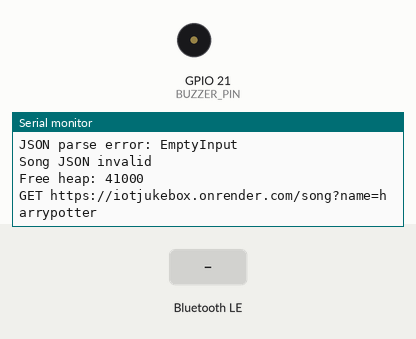
This sketch was run on a simulated ESP32. On the bench: buzzer (waves = sounding, pin HIGH), the last lines printed to the serial monitor. Inputs (shaded band) come from the test bench. WiFi joins after 1.5 s; servers stay silent unless stated; uploads are accepted with an empty reply; nothing arrives over Bluetooth unless stated; a phone connects over Bluetooth LE 3 s after start.

Above: at 2.7 s.
2.8 s: Bluetooth LE write "P" received
At 3.6 s:
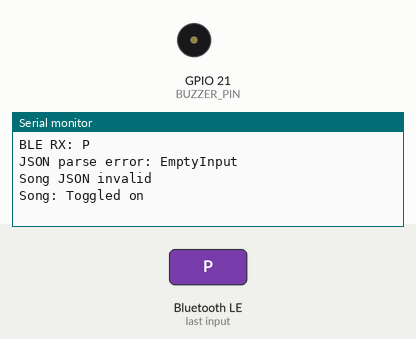
4.4 s: Bluetooth LE write "N" received
5.9 s: Bluetooth LE write "B" received
At 6.4 s:
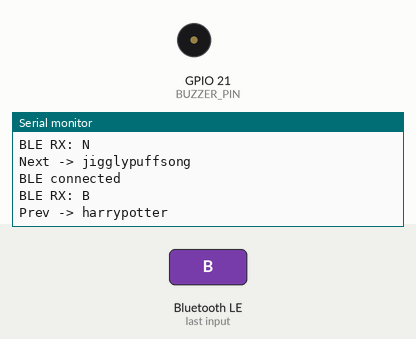

Measured:
- after the input at 2.8 s, the serial monitor: prints a new line at once (image 1)
- after the input at 5.9 s, the serial monitor: prints a new line at once (image 2)

The sketch:

Lab_2_BLE.ino
```cpp
#include <WiFi.h>
#include <HTTPClient.h>
#include <WiFiClientSecure.h>
#include <ArduinoJson.h>
// bluetooth low energy libs
#include <BLEDevice.h>
#include <BLEServer.h>
#include <BLEUtils.h>
#include <BLE2902.h>

// Identification
#define BUZZER_PIN 21
const char* WifiSsid      = "";
const char* WifiPassword  = "";

static const char* PreferenceKey = "";

// API HTTPS
const char* BASE_SONG_URL = "https://iotjukebox.onrender.com/song";

// Queue
const char* SongList[] = { "harrypotter", "jigglypuffsong", "tetris", "gameofthrones" };
#define QUEUE_SIZE     5
#define MELODY_MAX     128

struct MelodyData {
  int Frequencies[MELODY_MAX];
  int Durations[MELODY_MAX];
  int Tempo;
  int NoteCount;
};

enum PlaybackActionType {// features
  PlaybackNone = 0,
  PlaybackToggle,
  PlaybackNext,
  PlaybackPrevious
};

// initial settings
String playlist[QUEUE_SIZE];
int QueueStartIndex = 0;
int QueueItemCount  = 0;
int CurrentQueuePosition = 0;

// default
MelodyData activeSong;
int  LastLoadedIndex = -1;
bool SongIsLoaded    = false;
bool IsPlaying       = true;

static const char* BLE_DEVICE_NAME = "ESP32_Jukebox_BLE";
static BLEServer* pServer = nullptr;
static BLECharacteristic* pTxChar = nullptr; // write to phone
static BLECharacteristic* pRxChar = nullptr; // phone writes to terminal

// UUIDs for ble
static BLEUUID UUID_SERVICE("6E400001-B5A3-F393-E0A9-E50E24DCCA9E");
static BLEUUID UUID_RX     ("6E400002-B5A3-F393-E0A9-E50E24DCCA9E"); // Write
static BLEUUID UUID_TX     ("6E400003-B5A3-F393-E0A9-E50E24DCCA9E"); // Notify

// RX buffer from BLE writes
String g_rxBuffer;

String GetCurrentSongName() {
  if (QueueItemCount == 0) return "harrypotter"; // first song
  return playlist[(QueueStartIndex + CurrentQueuePosition) % QueueItemCount];
}

void setup() {
  Serial.begin(115200);
  pinMode(BUZZER_PIN, OUTPUT); // breadboard stuff

  InitializePlaylist();
  ConnectWiFi();
  InitBLE();

  Serial.println("Ready (BLE + Wi-Fi). Send P / N / B from iPhone app.");
}

void loop() {
  // Pull immediate commands from BLE buffer when idle too
  if (g_rxBuffer.length() > 0) {
    char cmd = g_rxBuffer[0];
    g_rxBuffer.remove(0, 1);
    if (cmd == 'P') TogglePlayPause(); // pause feature
    else if (cmd == 'N') NextTrack(); // next feature
    else if (cmd == 'B') PrevTrack(); // previous feature
  }

  if (IsPlaying && WiFi.status() == WL_CONNECTED) { // connection
    if (!SongIsLoaded || LastLoadedIndex != CurrentQueuePosition) {
      Serial.printf("Free heap: %u\n", ESP.getFreeHeap());
      SongIsLoaded    = LoadSongByQueueIndex(CurrentQueuePosition, activeSong);
      LastLoadedIndex = SongIsLoaded ? CurrentQueuePosition : -1;
    }
    if (SongIsLoaded) {
      PlaybackActionType act = PlaySongAndListenControls(activeSong);
      if      (act == PlaybackToggle)   TogglePlayPause();
      else if (act == PlaybackNext)     NextTrack();
      else if (act == PlaybackPrevious) PrevTrack();
      else { // by default
        NextTrack();
      }
    }
  }

  delay(10); // BLE + WiFi friendly
}


void InitializePlaylist() {
  const int baseCount = sizeof(SongList) / sizeof(SongList[0]); // which song to play based on the queue status
  for (int i = 0; i < baseCount && i < QUEUE_SIZE; ++i) { // all the songs are stored and ready to play
    playlist[i] = SongList[i];
  }
  QueueItemCount = baseCount;
  CurrentQueuePosition = 0;
}

void TogglePlayPause() {
  IsPlaying = !IsPlaying;
  Serial.printf("Song: %s\n", IsPlaying ? "Toggled off" : "Toggled on");
  if (pTxChar) {
    String s = String("Play: ") + (IsPlaying ? "is playing" : "not playing");
    pTxChar->setValue((uint8_t*)s.c_str(), s.length());
    pTxChar->notify();
  }
}

void NextTrack() {
  CurrentQueuePosition = (CurrentQueuePosition + 1) % QueueItemCount; // moves up the queue
  SongIsLoaded = false;
  Serial.printf("Next -> %s\n", GetCurrentSongName().c_str());
  if (pTxChar) {
    String s = String("Next: ") + GetCurrentSongName(); // retrieve song
    pTxChar->setValue((uint8_t*)s.c_str(), s.length());
    pTxChar->notify();
  }
}

void PrevTrack() {
  CurrentQueuePosition = (CurrentQueuePosition - 1 + QueueItemCount) % QueueItemCount; // moves down the queue
  SongIsLoaded = false;
  Serial.printf("Prev -> %s\n", GetCurrentSongName().c_str());
  if (pTxChar) {
    String s = String("Prev: ") + GetCurrentSongName();// retrieve song
    pTxChar->setValue((uint8_t*)s.c_str(), s.length());
    pTxChar->notify();
  }
}

bool getHTTPRequest(const String& url, String& out, uint32_t timeoutMs = 10000) {
  WiFiClientSecure client;
  client.setInsecure();        // skip ssl cert
  HTTPClient http;
  http.setConnectTimeout(timeoutMs);
  if (!http.begin(client, url)) {
    http.end();
    return false;
  }
  int code = http.GET();
  if (code == HTTP_CODE_OK) {
    out = http.getString();
    http.end();
    return true;
  }
  Serial.printf("HTTP GET failed: %d\n", code);
  http.end();
  return false;
}

bool ParseMelodyFromJson(const String& jsonPayload, MelodyData& out) {
  DynamicJsonDocument doc(8192);
  DeserializationError err = deserializeJson(doc, jsonPayload);
  if (err) {
    Serial.printf("JSON parse error: %s\n", err.c_str());
    out.NoteCount = 0;
    return false;
  }
  // tempo can be string or number
  out.Tempo = doc["tempo"].as<int>();
  if (out.Tempo <= 0) out.Tempo = 120;

  JsonArray mel = doc["melody"].as<JsonArray>();
  int count = 0;
  // Expect melody as beats
  for (size_t i = 0; i + 1 < mel.size() && count < MELODY_MAX; i += 2) {
    out.Frequencies[count] = mel[i].as<int>();
    out.Durations[count]   = mel[i + 1].as<int>();
    ++count;
  }
  out.NoteCount = count;
  return (count > 0);
}

bool LoadSongByQueueIndex(int index, MelodyData& out) {
  const String name = GetCurrentSongName();
  String url = String(BASE_SONG_URL) + "?name=" + name;
  Serial.println("GET " + url);
  String payload;
  if (!getHTTPRequest(url, payload)) { // not able to retrieve song
    Serial.println("HTTP failed");
    return false;
  }
  if (!ParseMelodyFromJson(payload, out)) {
    Serial.println("Song JSON invalid");
    return false;
  }
  return true;
}

// playback function to write to
PlaybackActionType PlaySongAndListenControls(MelodyData& song) {
  if (song.NoteCount <= 0 || song.Tempo <= 0) return PlaybackNone;

  int qn = 60000 / song.Tempo; // quarter-note ms
  Serial.printf("Playing '%s' (tempo=%d, notes=%d)\n",
                GetCurrentSongName().c_str(), song.Tempo, song.NoteCount);

  // optional notify
  if (pTxChar) {
    String s = String("Playing: ") + GetCurrentSongName();
    pTxChar->setValue((uint8_t*)s.c_str(), s.length());
    pTxChar->notify();
  }

  for (int i = 0; i < song.NoteCount; ++i) {
    int freq = song.Frequencies[i];
    int beat = song.Durations[i];
    int dur  = abs(beat) * qn / 4; // beat in quarter-note units

    if (freq > 0) tone(BUZZER_PIN, freq, dur);
    unsigned long start = millis();
    while (millis() - start < (unsigned long)(dur * 1.3)) {
      // Check BLE RX buffer (commands)
      if (g_rxBuffer.length() > 0) {
        // read 1st char and consume line
        char cmd = g_rxBuffer[0];
        g_rxBuffer.remove(0, 1);  // consume single-char command

        if (cmd == 'P') { noTone(BUZZER_PIN); return PlaybackToggle; }
        if (cmd == 'N') { noTone(BUZZER_PIN); return PlaybackNext; }
        if (cmd == 'B') { noTone(BUZZER_PIN); return PlaybackPrevious; }
      }
      delay(5);
    }
    noTone(BUZZER_PIN);
  }
  return PlaybackNone;
}

// ble function to read from
class RxCallbacks : public BLECharacteristicCallbacks {
  void onWrite(BLECharacteristic* c) override {
    String v = c->getValue();
    if (v.length() == 0) return;
    // Append to buffer
    for (uint8_t ch : v) {
      if (ch == '\r') continue;
      // accept first byte for simple commands;
      g_rxBuffer += (char)ch;
    }
    Serial.print("BLE RX: ");
    for (size_t i = 0; i < v.length(); ++i) Serial.print((char)v[i]);
    Serial.println();

    // optional feedback
    if (pTxChar) {
      String s = "RX:" + String(v.c_str());
      pTxChar->setValue((uint8_t*)s.c_str(), s.length());
      pTxChar->notify();
    }
  }
};

class ServerCallbacks : public BLEServerCallbacks {
  void onConnect(BLEServer* s) override {
    Serial.println("BLE connected");
  }
  void onDisconnect(BLEServer* s) override {
    Serial.println("BLE disconnected, advertising...");
    s->getAdvertising()->start();
  }
};

void InitBLE() {
  BLEDevice::init(BLE_DEVICE_NAME);
  pServer = BLEDevice::createServer();
  pServer->setCallbacks(new ServerCallbacks());

  BLEService* pService = pServer->createService(UUID_SERVICE);

  // TX: notify (ESP32 -> phone)
  pTxChar = pService->createCharacteristic(
    UUID_TX, BLECharacteristic::PROPERTY_NOTIFY
  );
  pTxChar->addDescriptor(new BLE2902());

  // RX: write (phone -> ESP32)
  pRxChar = pService->createCharacteristic(
    UUID_RX, BLECharacteristic::PROPERTY_WRITE | BLECharacteristic::PROPERTY_WRITE_NR
  );
  pRxChar->setCallbacks(new RxCallbacks());

  pService->start();

  BLEAdvertising* pAdv = BLEDevice::getAdvertising();
  pAdv->addServiceUUID(UUID_SERVICE);
  pAdv->setScanResponse(true);
  pAdv->setMinPreferred(0x06);
  pAdv->setMinPreferred(0x12);
  BLEDevice::startAdvertising();

  Serial.println("BLE UART ready. Open Terminal, write P/N/B to RX."); // part 2 task
}

// Wi-Fi
void ConnectWiFi() {
  Serial.printf("Connecting to %s", WifiSsid);
  WiFi.mode(WIFI_STA);
  WiFi.begin(WifiSsid, WifiPassword);
  int tries = 0;
  while (WiFi.status() != WL_CONNECTED && tries < 30) {
    delay(500);
    Serial.print(".");
    tries++;
  }
  if (WiFi.status() == WL_CONNECTED) {
    Serial.printf("\nWiFi Connected: %s\n", WiFi.localIP().toString().c_str());
  } else {
    Serial.println("\nWiFi FAILED (continuing; BLE still works).");
  }
}
```
